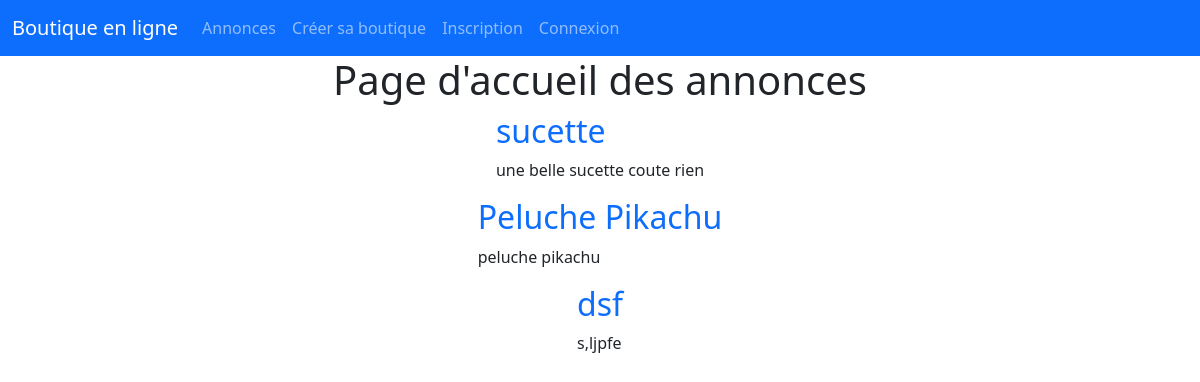
/annonce, run on an earlier commit of the app's database.
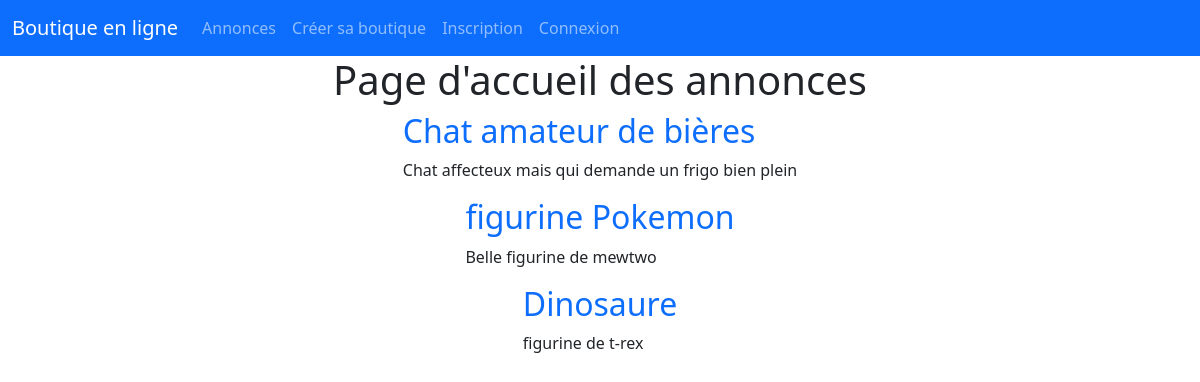
And on a later commit of the database.
### tables this page shows
CREATE TABLE IF NOT EXISTS `annonce` (
  `id` int(11) NOT NULL AUTO_INCREMENT,
  `titre` varchar(255) NOT NULL,
  `description` longtext NOT NULL,
  `poids` float NOT NULL,
  `prix` int(11) NOT NULL,
  `stock` int(11) DEFAULT NULL,
  `create_at` datetime NOT NULL DEFAULT CURRENT_TIMESTAMP,
  `categorie_id` int(11) NOT NULL,
  `user_id` int(11) DEFAULT NULL,
  `boutique_pro_id` int(11) DEFAULT NULL,
  `boutique_particulier_id` int(11) DEFAULT NULL,
  PRIMARY KEY (`id`),
  KEY `users_id` (`user_id`),
  KEY `boutiques_pro_id` (`boutique_pro_id`,`boutique_particulier_id`),
  KEY `user_id` (`user_id`,`boutique_pro_id`,`boutique_particulier_id`),
  KEY `annonce_ibfk_1` (`boutique_particulier_id`),
  KEY `categorie_id` (`categorie_id`)
);

### Controllers/Controller.php (called while the page is built, shortened)
<?php
abstract class Controller
{
    public function render(string $fichier, array $donnees = [], string $template = 'default')
    {
        extract($donnees);
        require_once ROOT.'/views/'.$fichier.'.php';
    }
}

### Controllers/AnnonceController.php (called while the page is built, shortened)
<?php
class AnnonceController extends Controller
{
    public function index()
    {
        $annonce = new AnnonceModel;
        $annonces = $annonce->findAll();
        $this->render('annonce/index', compact('annonces'));
    }
}

### index.php (called while the page is built, shortened)
<?php
$app = new Main();
$app->start();

### Models/AnnonceModel.php (called while the page is built, shortened)
<?php
class AnnonceModel extends Model
{
    public function __construct()
    {
        $this->table = 'annonce';
    }
}

### Core/Db.php (called while the page is built, shortened)
<?php
class Db extends PDO
{
    private static $instance;
    private function __construct()
    {
        $_dsn = 'mysql:dbname='. self::DBNAME . ';host=' . self::DBHOST;
    }
    public static function getInstance():self
    {
        if(self::$instance === null){
            self::$instance = new self();
        }
        return self::$instance;
    }
}

### Models/Model.php (called while the page is built, shortened)
<?php
class Model extends Db
{
    protected $table;
    public function findAll()
    {
        $query = $this->requete('SELECT * FROM ' . $this->table);
        return $query->fetchAll();
    }
    public function requete(string $sql, array $attributs = null)
    {
        $this->db = Db::getInstance();
        if ($attributs !== null) {
            $query = $this->db->prepare($sql);
            $query->execute($attributs);
            return $query;
        } else {
            return $this->db->query($sql);
        }
    }
}

### Views/annonce/index.php (the view, shortened to what this page needs)
<h1>Page d'accueil des annonces</h1>
    <?php endif;
foreach ($annonces as $annonce) :
    if ($annonce->boutique_pro_id == null) {
        ?>
        <article>
            <h2><a href="<?php ACCUEIL  ?>annoncevoir/voirpar/<?= $annonce->id ?>"><?= $annonce->titre ?></a></h2>
            <p><?= $annonce->description ?></p>
        </article>
        <?php
    }else {
        ?>
        <article>
            <h2><a href="<?php ACCUEIL  ?>annoncevoir/voirpro/<?= $annonce->id ?>"><?= $annonce->titre ?></a></h2>
            <p><?= $annonce->description ?></p>
        </article>
        <?php
    }
 endforeach ?>

What changed in the data, as far as the page shows it:
removed annonce: titre "sucette", description "une belle sucette coute rien"
removed annonce: titre "Peluche Pikachu", description "peluche pikachu"
removed annonce: titre "dsf", description "s,ljpfe"
added annonce: titre "Chat amateur de bières", description "Chat affecteux mais qui demande un frigo bien plein"
added annonce: titre "figurine Pokemon", description "Belle figurine de mewtwo"
added annonce: titre "Dinosaure", description "figurine de t-rex"
